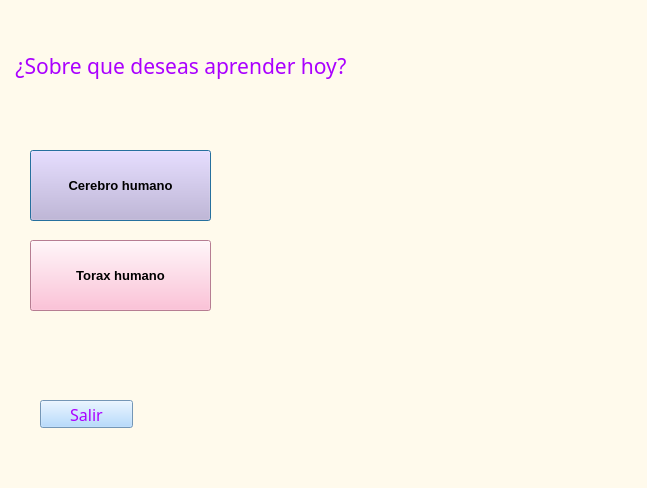
<?xml version="1.0" encoding="UTF-8"?>
<ui version="4.0">
 <class>Dialog</class>
 <widget class="QDialog" name="Dialog">
  <property name="geometry">
   <rect>
    <x>0</x>
    <y>0</y>
    <width>647</width>
    <height>488</height>
   </rect>
  </property>
  <property name="windowTitle">
   <string>Dialog</string>
  </property>
  <property name="styleSheet">
   <string notr="true">background-color: rgb(255, 250, 236);</string>
  </property>
  <widget class="QLabel" name="label">
   <property name="geometry">
    <rect>
     <x>10</x>
     <y>10</y>
     <width>401</width>
     <height>111</height>
    </rect>
   </property>
   <property name="font">
    <font>
     <family>Arial Black</family>
     <pointsize>16</pointsize>
     <weight>10</weight>
     <italic>false</italic>
     <bold>false</bold>
    </font>
   </property>
   <property name="styleSheet">
    <string notr="true">color: rgb(170, 0, 255);
font: 87 16pt &quot;Arial Black&quot;;
</string>
   </property>
   <property name="text">
    <string> ¿Sobre que deseas aprender hoy?</string>
   </property>
  </widget>
  <widget class="QPushButton" name="boton_cerebro">
   <property name="geometry">
    <rect>
     <x>30</x>
     <y>150</y>
     <width>181</width>
     <height>71</height>
    </rect>
   </property>
   <property name="font">
    <font>
     <pointsize>10</pointsize>
     <weight>75</weight>
     <bold>true</bold>
    </font>
   </property>
   <property name="styleSheet">
    <string notr="true">background-color: rgb(205, 180, 219);</string>
   </property>
   <property name="text">
    <string>Cerebro humano</string>
   </property>
  </widget>
  <widget class="QPushButton" name="boton_torax">
   <property name="geometry">
    <rect>
     <x>30</x>
     <y>240</y>
     <width>181</width>
     <height>71</height>
    </rect>
   </property>
   <property name="font">
    <font>
     <pointsize>10</pointsize>
     <weight>75</weight>
     <bold>true</bold>
    </font>
   </property>
   <property name="styleSheet">
    <string notr="true">background-color: rgb(255, 175, 204);</string>
   </property>
   <property name="text">
    <string>Torax humano</string>
   </property>
  </widget>
  <widget class="QPushButton" name="boton_salir2">
   <property name="geometry">
    <rect>
     <x>40</x>
     <y>400</y>
     <width>93</width>
     <height>28</height>
    </rect>
   </property>
   <property name="font">
    <font>
     <family>Arial Black</family>
     <pointsize>12</pointsize>
     <weight>10</weight>
     <italic>false</italic>
     <bold>false</bold>
    </font>
   </property>
   <property name="styleSheet">
    <string notr="true">color: rgb(170, 0, 255);
font: 87 12pt &quot;Arial Black&quot;;
background-color: rgb(162, 210, 255);</string>
   </property>
   <property name="text">
    <string>Salir</string>
   </property>
  </widget>
  <widget class="QLabel" name="label_2">
   <property name="geometry">
    <rect>
     <x>0</x>
     <y>0</y>
     <width>641</width>
     <height>481</height>
    </rect>
   </property>
   <property name="text">
    <string/>
   </property>
   <property name="pixmap">
    <pixmap>fondo2.jpg</pixmap>
   </property>
  </widget>
  <zorder>label_2</zorder>
  <zorder>label</zorder>
  <zorder>boton_cerebro</zorder>
  <zorder>boton_torax</zorder>
  <zorder>boton_salir2</zorder>
 </widget>
 <resources/>
 <connections/>
</ui>
